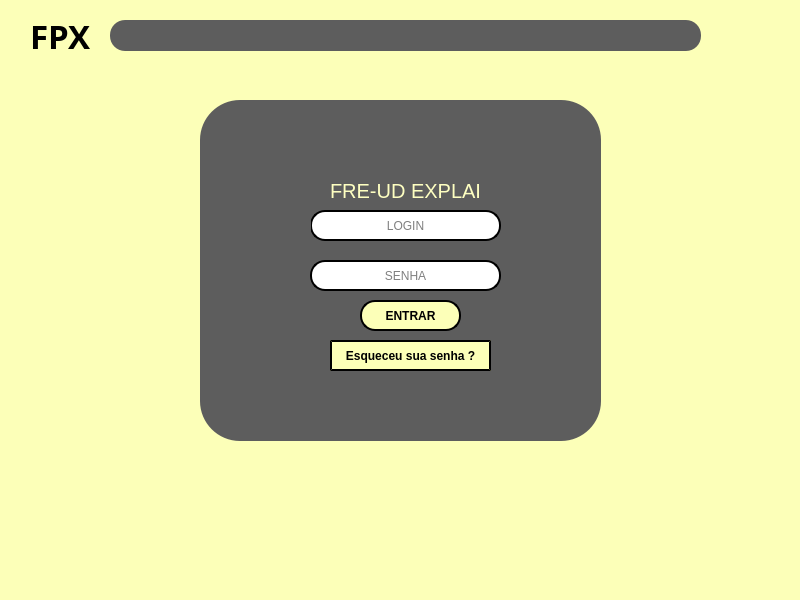
<?xml version="1.0" encoding="UTF-8"?>
<ui version="4.0">
 <class>LOGIN</class>
 <widget class="QMainWindow" name="LOGIN">
  <property name="geometry">
   <rect>
    <x>0</x>
    <y>0</y>
    <width>800</width>
    <height>600</height>
   </rect>
  </property>
  <property name="minimumSize">
   <size>
    <width>800</width>
    <height>600</height>
   </size>
  </property>
  <property name="maximumSize">
   <size>
    <width>800</width>
    <height>600</height>
   </size>
  </property>
  <property name="font">
   <font>
    <pointsize>25</pointsize>
    <weight>75</weight>
    <bold>true</bold>
   </font>
  </property>
  <property name="windowTitle">
   <string>Login</string>
  </property>
  <property name="windowIcon">
   <iconset>
    <normaloff>../../../Downloads/guilherme puto/sources/Icone janela.png</normaloff>../../../Downloads/guilherme puto/sources/Icone janela.png</iconset>
  </property>
  <property name="styleSheet">
   <string notr="true">background-color: rgb(254, 255, 193);
background-color: rgb(252, 255, 184);</string>
  </property>
  <widget class="QWidget" name="centralwidget">
   <widget class="QLabel" name="label">
    <property name="geometry">
     <rect>
      <x>30</x>
      <y>20</y>
      <width>71</width>
      <height>31</height>
     </rect>
    </property>
    <property name="font">
     <font>
      <family>Arial Black</family>
      <pointsize>25</pointsize>
      <weight>75</weight>
      <bold>true</bold>
     </font>
    </property>
    <property name="text">
     <string>FPX</string>
    </property>
   </widget>
   <widget class="QFrame" name="frame">
    <property name="geometry">
     <rect>
      <x>110</x>
      <y>20</y>
      <width>591</width>
      <height>31</height>
     </rect>
    </property>
    <property name="styleSheet">
     <string notr="true">background-color: rgb(93, 93, 93);
border-radius: 15px;
border-style: outset;
border- width: 2px;</string>
    </property>
    <property name="frameShape">
     <enum>QFrame::StyledPanel</enum>
    </property>
    <property name="frameShadow">
     <enum>QFrame::Raised</enum>
    </property>
   </widget>
   <widget class="QFrame" name="frame_2">
    <property name="geometry">
     <rect>
      <x>200</x>
      <y>100</y>
      <width>401</width>
      <height>341</height>
     </rect>
    </property>
    <property name="styleSheet">
     <string notr="true">background-color: rgb(93, 93, 93);
border-radius: 40px;
border-style: outset;
border- width: 4px;</string>
    </property>
    <property name="frameShape">
     <enum>QFrame::StyledPanel</enum>
    </property>
    <property name="frameShadow">
     <enum>QFrame::Raised</enum>
    </property>
    <widget class="QPushButton" name="pushButton_2">
     <property name="geometry">
      <rect>
       <x>160</x>
       <y>200</y>
       <width>101</width>
       <height>31</height>
      </rect>
     </property>
     <property name="font">
      <font>
       <weight>75</weight>
       <bold>true</bold>
      </font>
     </property>
     <property name="mouseTracking">
      <bool>true</bool>
     </property>
     <property name="styleSheet">
      <string notr="true">background-color: rgb(252, 255, 184);
border-style: outset;
border-width: 2px;
border-radius: 15px;
border-color: black;
</string>
     </property>
     <property name="text">
      <string>ENTRAR</string>
     </property>
    </widget>
    <widget class="QLineEdit" name="lineEdit">
     <property name="geometry">
      <rect>
       <x>110</x>
       <y>110</y>
       <width>191</width>
       <height>31</height>
      </rect>
     </property>
     <property name="styleSheet">
      <string notr="true">background-color: rgb(255, 255, 255);
border-style: outset;
border-width: 2px;
border-radius: 15px;
border-color: black;</string>
     </property>
     <property name="alignment">
      <set>Qt::AlignCenter</set>
     </property>
     <property name="placeholderText">
      <string>LOGIN</string>
     </property>
     <property name="cursorMoveStyle">
      <enum>Qt::LogicalMoveStyle</enum>
     </property>
    </widget>
    <widget class="QLineEdit" name="lineEdit_2">
     <property name="geometry">
      <rect>
       <x>110</x>
       <y>160</y>
       <width>191</width>
       <height>31</height>
      </rect>
     </property>
     <property name="styleSheet">
      <string notr="true">background-color: rgb(255, 255, 255);
border-style: outset;
border-width: 2px;
border-radius: 15px;
border-color: black;</string>
     </property>
     <property name="echoMode">
      <enum>QLineEdit::Password</enum>
     </property>
     <property name="alignment">
      <set>Qt::AlignCenter</set>
     </property>
     <property name="placeholderText">
      <string>SENHA</string>
     </property>
    </widget>
    <widget class="QLabel" name="label_2">
     <property name="geometry">
      <rect>
       <x>130</x>
       <y>80</y>
       <width>151</width>
       <height>21</height>
      </rect>
     </property>
     <property name="font">
      <font>
       <pointsize>15</pointsize>
      </font>
     </property>
     <property name="styleSheet">
      <string notr="true">color: rgb(254, 255, 193);</string>
     </property>
     <property name="text">
      <string>FRE-UD EXPLAIN</string>
     </property>
    </widget>
    <widget class="QPushButton" name="pushButton">
     <property name="geometry">
      <rect>
       <x>130</x>
       <y>240</y>
       <width>161</width>
       <height>31</height>
      </rect>
     </property>
     <property name="font">
      <font>
       <weight>75</weight>
       <bold>true</bold>
      </font>
     </property>
     <property name="styleSheet">
      <string notr="true">background-color: rgb(252, 255, 184);
border-style: outset;
border-width: 2px;
border-radius: 1em;
border-color: black;</string>
     </property>
     <property name="text">
      <string>Esqueceu sua senha ?</string>
     </property>
    </widget>
    <widget class="QLabel" name="label_4">
     <property name="geometry">
      <rect>
       <x>70</x>
       <y>150</y>
       <width>31</width>
       <height>41</height>
      </rect>
     </property>
     <property name="text">
      <string/>
     </property>
     <property name="pixmap">
      <pixmap>../../Downloads/simbolo-de-cadeado-para-interface-de-seguranca (2).png</pixmap>
     </property>
    </widget>
    <widget class="QLabel" name="label_5">
     <property name="geometry">
      <rect>
       <x>70</x>
       <y>100</y>
       <width>41</width>
       <height>41</height>
      </rect>
     </property>
     <property name="text">
      <string/>
     </property>
     <property name="pixmap">
      <pixmap>../../Downloads/login.png</pixmap>
     </property>
    </widget>
    <widget class="QLabel" name="label_3">
     <property name="geometry">
      <rect>
       <x>100</x>
       <y>290</y>
       <width>221</width>
       <height>20</height>
      </rect>
     </property>
     <property name="font">
      <font>
       <pointsize>10</pointsize>
       <italic>true</italic>
      </font>
     </property>
     <property name="styleSheet">
      <string notr="true">color: rgb(255, 255, 255);</string>
     </property>
     <property name="text">
      <string/>
     </property>
     <property name="alignment">
      <set>Qt::AlignCenter</set>
     </property>
    </widget>
   </widget>
  </widget>
  <widget class="QMenuBar" name="menubar">
   <property name="geometry">
    <rect>
     <x>0</x>
     <y>0</y>
     <width>800</width>
     <height>21</height>
    </rect>
   </property>
  </widget>
  <widget class="QStatusBar" name="statusbar"/>
 </widget>
 <resources/>
 <connections/>
</ui>
